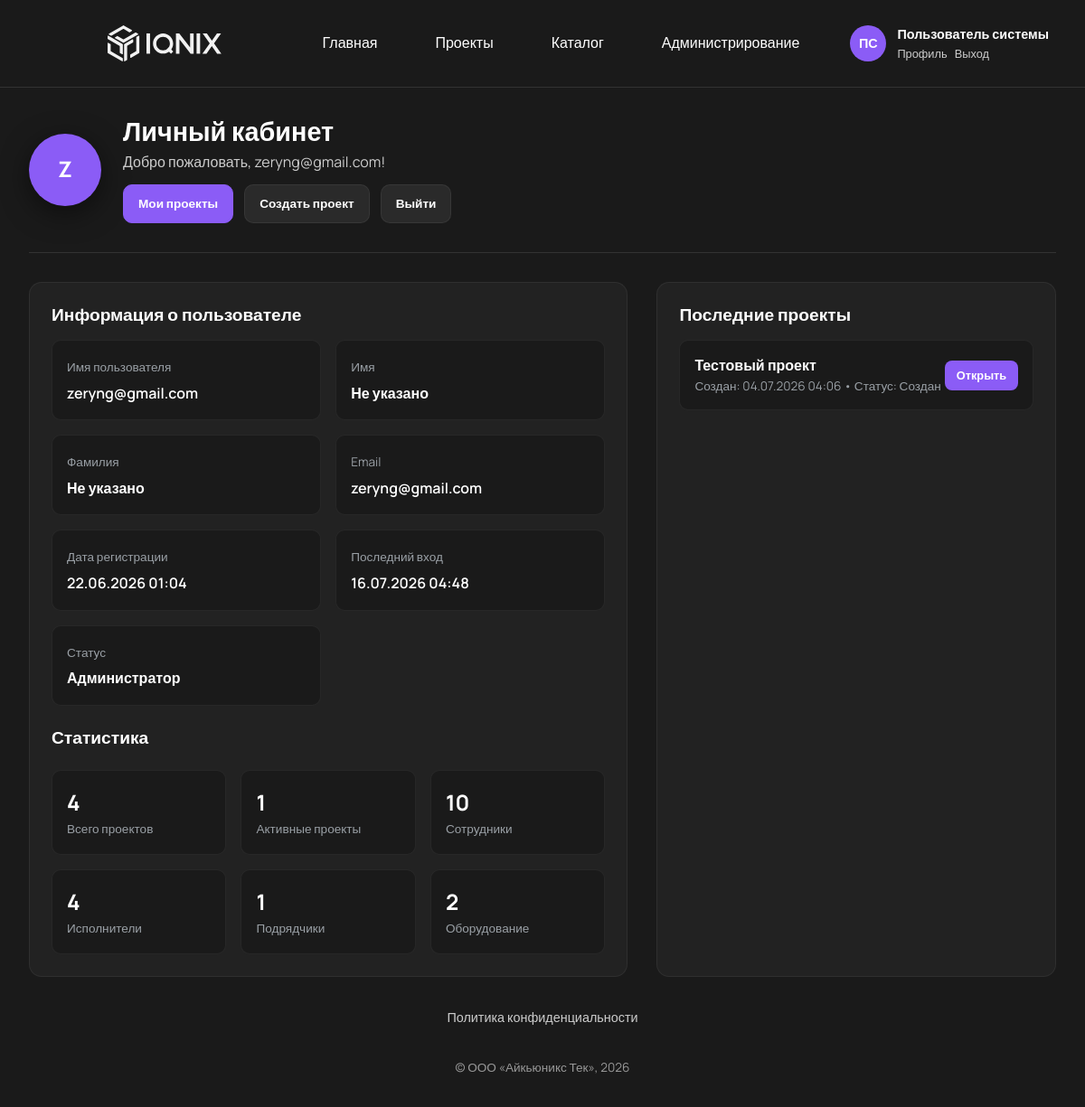
/profile/ (signed in), run on the app's committed database.
### mainboard/models.py (models this page shows, shortened)
class Project(models.Model):
    name = models.CharField(max_length=200, verbose_name="Название проекта")
    description = models.TextField(blank=True, verbose_name="Описание")
    created_at = models.DateTimeField(auto_now_add=True, verbose_name="Дата создания")
    updated_at = models.DateTimeField(auto_now=True, verbose_name="Дата обновления")
    is_active = models.BooleanField(default=True, verbose_name="Активен")
    technical_task_url = models.URLField(blank=True, verbose_name="Техническое задание (ссылка)")
    status = models.CharField(max_length=50, default='Создан', verbose_name="Статус")
    customer = models.CharField(max_length=200, blank=True, verbose_name="Заказчик")
    start_date = models.DateField(null=True, blank=True, verbose_name="Дата начала")
    end_date = models.DateField(null=True, blank=True, verbose_name="Дата окончания")
    tax_rate = models.DecimalField(max_digits=5, decimal_places=2, default=Decimal('0.00'), verbose_name="Страховые взносы на ФОТ (%)")
    vat_rate = models.DecimalField(max_digits=5, decimal_places=2, default=Decimal('0.00'), verbose_name="НДС (%)")
    margin = models.DecimalField(max_digits=5, decimal_places=2, default=Decimal('0.00'), verbose_name="Наценка / рентабельность (%)")
    work_hours_per_day = models.DecimalField(
        max_digits=4, decimal_places=2, default=Decimal('8.00'),
        verbose_name="Рабочих часов в дне (КЧЧ)",
    )
    EQUIPMENT_HOUR_BASIS_CHOICES = [
        ('calendar', 'Календарные часы (дней × 24)'),
        ('working', 'Рабочие часы (рабочих_дней × КЧЧ)'),
    ]
    equipment_hour_basis = models.CharField(
        max_length=10, choices=EQUIPMENT_HOUR_BASIS_CHOICES, default='calendar',
        verbose_name="База часов для оборудования (pricing='hour')",
    )
    working_days_per_month_fallback = models.PositiveSmallIntegerField(
        default=22,
        verbose_name="Fallback рабочих дней в месяце (если нет календаря)",
    )
    class Meta:
        verbose_name = "Проект"
        verbose_name_plural = "Проекты"
        ordering = ['-created_at']

### mainboard/views.py (the view)
# urls.py: path('profile/', views.profile, name='profile'),
@login_required
def profile(request):
    recent_projects = Project.objects.filter(is_active=True).order_by('-created_at')[:5]
    stats = {
        'projects_total': Project.objects.count(),
        'projects_active': Project.objects.filter(is_active=True).count(),
        'employees_total': Employee.objects.count(),
        'contractors_total': Contractor.objects.count(),
        'subcontractors_total': Subcontractor.objects.count(),
        'equipment_total': Equipment.objects.count(),
    }
    return render(request, 'profile.html', {
        'user': request.user,
        'recent_projects': recent_projects,
        'stats': stats,
    })

### templates/profile.html (shortened to what this page needs)
{% extends 'base.html' %}
{% block content %}
<main>
    <div class="content">
        <div class="profile-header">
            <div class="avatar">{{ user.username|first|upper }}</div>
            <div class="user-meta">
                <h1>Личный кабинет</h1>
                <p>Добро пожаловать, {{ user.first_name|default:user.username }}!</p>
                <div class="quick-actions">
                    <a href="{% url 'project_list' %}" class="btn-action primary">Мои проекты</a>
                    <a href="{% url 'create_projects_resources' %}" class="btn-action">Создать проект</a>
                    <a href="{% url 'logout' %}" class="btn-action">Выйти</a>
                </div>
            </div>
        </div>
        <div class="grid">
            <section class="card">
                <h3>Информация о пользователе</h3>
                <div class="user-info-list">
                    <div class="info-item">
                        <span class="label">Имя пользователя</span>
                        <div class="value">{{ user.username }}</div>
                    </div>
                    <div class="info-item">
                        <span class="label">Имя</span>
                        <div class="value">{{ user.first_name|default:"Не указано" }}</div>
                    </div>
                    <div class="info-item">
                        <span class="label">Фамилия</span>
                        <div class="value">{{ user.last_name|default:"Не указано" }}</div>
                    </div>
                    <div class="info-item">
                        <span class="label">Email</span>
                        <div class="value">{{ user.email|default:"Не указан" }}</div>
                    </div>
                    <div class="info-item">
                        <span class="label">Дата регистрации</span>
                        <div class="value">{{ user.date_joined|date:"d.m.Y H:i" }}</div>
                    </div>
                    <div class="info-item">
                        <span class="label">Последний вход</span>
                        <div class="value">{{ user.last_login|date:"d.m.Y H:i"|default:"Никогда" }}</div>
                    </div>
                    <div class="info-item">
                        <span class="label">Статус</span>
                        <div class="value">
                            {% if user.is_staff %}
                                Администратор
                            {% else %}
                                Пользователь
                            {% endif %}
                        </div>
                    </div>
                </div>
                <h3 style="margin-top:1.5rem;">Статистика</h3>
                <div class="stats">
                    <div class="stat">
                        <div class="num">{{ stats.projects_total }}</div>
                        <div class="cap">Всего проектов</div>
                    </div>
                    <div class="stat">
                        <div class="num">{{ stats.projects_active }}</div>
                        <div class="cap">Активные проекты</div>
                    </div>
                    <div class="stat">
                        <div class="num">{{ stats.employees_total }}</div>
                        <div class="cap">Сотрудники</div>
                    </div>
                    <div class="stat">
                        <div class="num">{{ stats.contractors_total }}</div>
                        <div class="cap">Исполнители</div>
                    </div>
                    <div class="stat">
                        <div class="num">{{ stats.subcontractors_total }}</div>
                        <div class="cap">Подрядчики</div>
                    </div>
                    <div class="stat">
                        <div class="num">{{ stats.equipment_total }}</div>
                        <div class="cap">Оборудование</div>
                    </div>
                </div>
            </section>
            <aside class="card">
                <h3>Последние проекты</h3>
                {% if recent_projects %}
                    <div class="projects-list">
                        {% for p in recent_projects %}
                            <div class="project-item">
                                <div>
                                    <div class="title">{{ p.name }}</div>
                                    <div class="meta">Создан: {{ p.created_at|date:"d.m.Y H:i" }} • Статус: {{ p.status }}</div>
                                </div>
                                <div class="actions">
                                    <a href="{% url 'project_manage' p.id %}">Открыть</a>
                                </div>
                            </div>
                        {% endfor %}
                    </div>
                {% else %}
                    <p>Проектов пока нет. Создайте первый проект.</p>
                {% endif %}
            </aside>
        </div>
    </div>
</main>
{% endblock %}

### templates/base.html (shortened to what this page needs)
{% load static %}
<!DOCTYPE html>
<html lang="ru">
<head>
    <link rel="stylesheet" href="https://cdnjs.cloudflare.com/ajax/libs/font-awesome/5.15.3/css/all.min.css">
    <link rel="stylesheet" href="https://unpkg.com/swiper@8/swiper-bundle.min.css">
    <link href="https://cdn.jsdelivr.net/npm/bootstrap@5.3.2/dist/css/bootstrap.min.css" rel="stylesheet">
    <link rel="stylesheet" href="{% static 'css/app.css' %}?v={% now 'H:i' %}">
</head>
<body>
    <nav id="navbar">
        <div class="content">
            <a class="logo" href="/">
            </a>
            <div class="navigation">
                <ul>
                    <li><a class="p m" href="{% url 'index' %}">Главная</a></li>
                    <li><a class="p m" href="{% url 'project_list' %}">Проекты</a></li>
                    <li><a class="p m" href="{% url 'create_projects_resources' %}">Каталог</a></li>
                    {% if request.user.is_staff %}
                        <li><a class="p m" href="/scbp_admin_panel/">Администрирование</a></li>
                    {% endif %}
                </ul>
                <div class="user-profile">
                    <div class="user-avatar-header">{{ request.user.first_name.0|default:'ПС' }}{{ request.user.last_name.0 }}</div>
                    <div class="user-info">
                        <div class="user-name-header">{{ request.user.first_name|default:'Пользователь системы' }} {{ request.user.last_name }}</div>
                        <div class="user-actions">
                            <a href="{% url 'profile' %}" class="profile-link">Профиль</a>
                            <a href="{% url 'logout' %}" class="logout-link">Выход</a>
                        </div>
                    </div>
                </div>
            </div>
        </div>
    </nav>
    <div class="scrollable">
        {% block content %}{% endblock %}
    </div>
    <footer>
        <div class="top">
            <div class="col">
                <a class="p m link" href="/privacy/">Политика конфиденциальности</a>
            </div>
        </div>
        <div class="bottom">
            <span class="p s">© ООО «Айкьюникс Тек», {% now "Y" %}</span>
        </div>
    </footer>
</body>
</html>

### static/css/app.css (style rules this page uses)
:root { --bg: #1a1a1a; --surface-1: #1e1e1e; --surface-2: #222; --surface-3: #151515; --border-1: rgba(255, 255, 255, 0.06); --border-2: rgba(255, 255, 255, 0.08); --border-3: rgba(255, 255, 255, 0.12); --text-strong: #ffffff; --text: #e0e0e0; --text-muted: #bbb; --text-soft: #9a9a9a; --text-faint: #666; --accent: #8B5CF6; --accent-hover: #7c3aed; --accent-soft: #a78bfa; --accent-tint: rgba(139, 92, 246, 0.12); --success: #34d399; --success-strong: #059669; --danger: #f87171; --danger-strong: #dc2626; --warning: #fbbf24; --font: 'Manrope', -apple-system, BlinkMacSystemFont, 'Segoe UI', sans-serif; --radius-sm: 6px; --radius: 10px; --radius-lg: 14px; --header-height: 96px; }
html { background: var(--bg); }
body { background: var(--bg); color: var(--text); font-family: var(--font); line-height: 1.55; margin: 0; padding: 0; padding-top: var(--header-height); }
* { box-sizing: border-box; }
main, .scrollable { background: var(--bg); min-height: calc(100vh - var(--header-height)); margin-top: 0; }
a { color: var(--accent); text-decoration: none; }

### templates/profile.html (style rules this page uses)
body { background: #1a1a1a !important; color: white; }
main { background: #1a1a1a !important; }
.content { max-width: 1200px; margin: 0 auto; padding: 0 2rem; }
.profile-header { display: flex; align-items: center; gap: 1.5rem; padding: 2rem 0; border-bottom: 1px solid #333; }
.avatar { width: 80px; height: 80px; border-radius: 50%; background: #8B5CF6; display: flex; align-items: center; justify-content: center; font-weight: 700; font-size: 1.5rem; color: #fff; box-shadow: 0 8px 30px rgba(0,0,0,.5); }
.user-meta h1 { margin: 0; font-size: 1.8rem; font-weight: 700; }
.user-meta p { margin: .25rem 0 0; color: #ccc; }
.quick-actions { display: flex; gap: .75rem; margin-top: .75rem; }
.btn-action { background: #2a2a2a; color: #fff; border: 1px solid rgba(255,255,255,.06) !important; outline: none !important; padding: .6rem 1rem; border-radius: 10px; font-size: .85rem; font-weight: 600; transition: all .2s; text-decoration: none; font-family: 'Manrope', sans-serif; cursor: pointer; }
.btn-action.primary { background: #8B5CF6; border-color: #8B5CF6 !important; }
.grid { display: grid; grid-template-columns: 1.2fr .8fr; gap: 2rem; margin-top: 2rem; }
.card { background: #222; border-radius: 14px; padding: 1.5rem; border: 1px solid rgba(255,255,255,.06); }
.card h3 { font-size: 1.2rem; font-weight: 600; margin-bottom: 1rem; color: #fff; }
.card p, .card li, .card span { color: #ccc; }
.user-info-list { display: grid; grid-template-columns: repeat(2, 1fr); gap: 1rem; }
.info-item { background: #1a1a1a; border: 1px solid rgba(255,255,255,.06); border-radius: 10px; padding: 1rem; }
.info-item .label { color: #9aa0a6; font-size: .85rem; }
.info-item .value { color: #fff; font-weight: 600; margin-top: .25rem; }
.stats { display: grid; grid-template-columns: repeat(3, 1fr); gap: 1rem; margin-top: .5rem; }
.stat { background: #1a1a1a; border: 1px solid rgba(255,255,255,.06); border-radius: 10px; padding: 1rem; }
.stat .num { font-size: 1.5rem; font-weight: 700; color: #fff; }
.stat .cap { font-size: .85rem; color: #9aa0a6; }
.projects-list { display: grid; grid-template-columns: 1fr; gap: .75rem; }
.project-item { display: flex; align-items: center; justify-content: space-between; background: #1a1a1a; border: 1px solid rgba(255,255,255,.06); border-radius: 10px; padding: .9rem 1rem; }
.project-item .title { font-weight: 600; color: #fff; }
.project-item .meta { color: #9aa0a6; font-size: .85rem; }
.project-item .actions a { background: #8B5CF6; color: #fff; border: none !important; outline: none; padding: .45rem .8rem; border-radius: 8px; font-size: .8rem; font-weight: 600; text-decoration: none; transition: all .15s; }

### data on the page
Project: name "Тестовый проект", created_at "04.07.2026 04:06", status "Создан"

### other printed values
{{ request.user.first_name.0|default:'ПС' }} "ПС"
{{ request.user.first_name|default:'Пользователь системы' }} "Пользователь системы"
{{ user.username|first|upper }} "Z"
{{ user.first_name|default:user.username }} "zeryng@gmail.com"
{{ user.username }} "zeryng@gmail.com"
{{ user.first_name|default:"Не указано" }} "Не указано"
{{ user.last_name|default:"Не указано" }} "Не указано"
{{ user.email|default:"Не указан" }} "zeryng@gmail.com"
{{ user.date_joined|date:"d.m.Y H:i" }} "22.06.2026 01:04"
{{ user.last_login|date:"d.m.Y H:i"|default:"Никогда" }} "16.07.2026 04:48"
{{ stats.projects_total }} "4"
{{ stats.projects_active }} "1"
{{ stats.employees_total }} "10"
{{ stats.contractors_total }} "4"
{{ stats.subcontractors_total }} "1"
